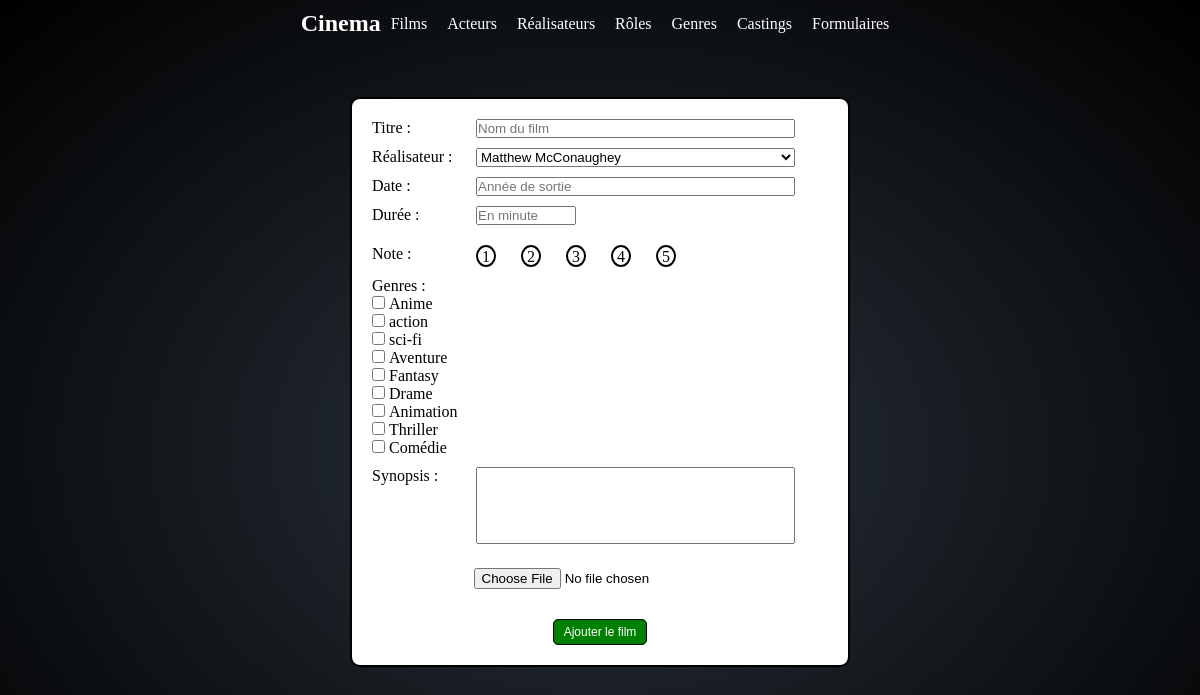
Before: /index.php?action=ajouterFilm with the older database file.
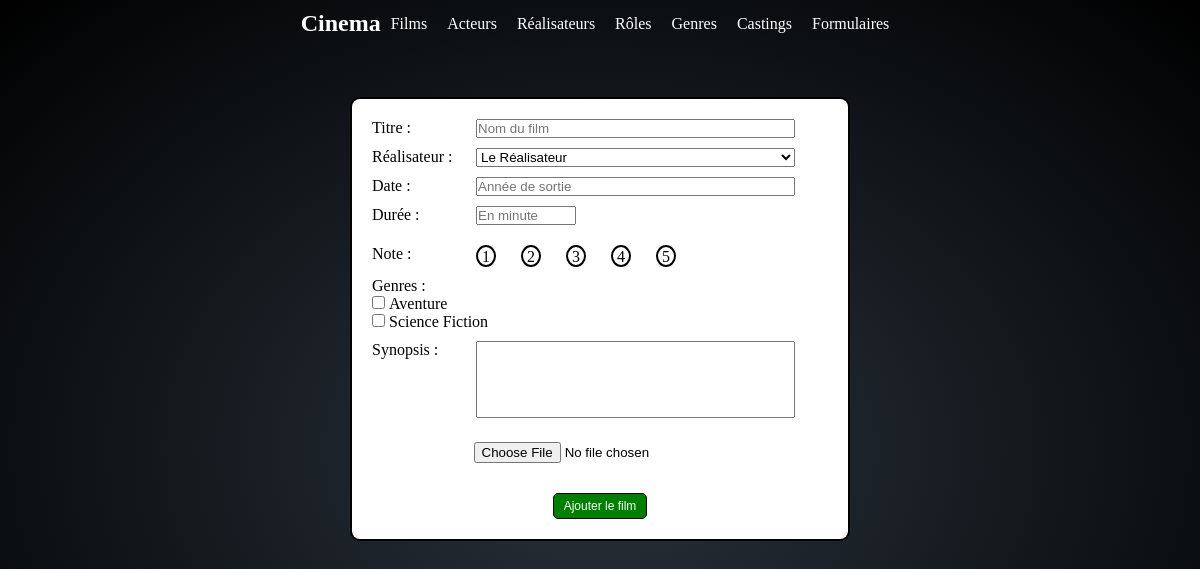
After: the same page with the newer database file.
### tables this page shows
CREATE TABLE IF NOT EXISTS `genre` (
  `id_genre` int NOT NULL AUTO_INCREMENT,
  `genre_name` varchar(50) DEFAULT NULL,
  `path_img_genre` longtext,
  PRIMARY KEY (`id_genre`)
);

### view/formulaires/ajouterFilm.php (the view, shortened to what this page needs)
<div class="container">
    <div class="content">
        <form action="index.php?action=ajouterFilm" method="post" enctype="multipart/form-data">
            <label for="titre_film">Titre :</label>
            <input type="text" name="titre_film" id="titre_film" placeholder="Nom du film" required>
            <label for="realisateur_id">Réalisateur :</label>
            <select name="realisateur_id" id="realisateur_id">
                <?php foreach ($realisateurs as $realisateur) : ?>
                    <option value="<?php echo $realisateur['id_realisateur']; ?>"><?php echo $realisateur['nom'] . ' ' . $realisateur['prenom']; ?></option>
                <?php endforeach; ?>
            </select>
            <label for="date_sortie">Date :</label>
            <input type="text" name="date_sortie" id="date_sortie" pattern="\year{4}" placeholder="Année de sortie" maxlength="4" required>
            <div class="input-group">
                <label for="duree">Durée :</label>
                <input type="text" name="duree" id="duree" maxlength="3"  placeholder="En minute" required>
            </div>
            <label for="note">Note :</label>
            <div class="note-input">
                <label for="note-1">1</label>
                <label for="note-2">2</label>
                <label for="note-3">3</label>
                <label for="note-4">4</label>
                <label for="note-5">5</label>
            </div>
            <label for="genre_id">Genres :</label>
            <?php foreach ($genres as $genre) : ?>
                <div>
                    <input type="checkbox" id="genre_<?php echo $genre['id_genre']; ?>" name="genre_id[]" value="<?php echo $genre['id_genre']; ?>">
                    <label for="genre_<?php echo $genre['id_genre']; ?>"><?php echo $genre['genre_name']; ?></label>
                </div>
            <?php endforeach; ?>
            <label for="synopsis">Synopsis :</label>
            <textarea name="synopsis" id="synopsis" rows="5" style="resize: none;"></textarea>
            <input type="file" name="image" id="image" accept="image/*" required>
            <input type="submit" name="submit" value="Ajouter le film" onclick="return notificationFilm()" class="submit-btn">
        </form>
    </div>
</div>
<?php
$cssLink = '<link rel="stylesheet" href="public/css/formulaires/formulaires.css">';
require "view/template.php";
?>

Changed rows visible on the page:
removed genre: genre_name "Anime"
removed genre: genre_name "action"
removed genre: genre_name "sci-fi"
removed genre: genre_name "Fantasy"
removed genre: genre_name "Drame"
removed genre: genre_name "Animation"
removed genre: genre_name "Thriller"
removed genre: genre_name "Comédie"
added genre: genre_name "Science Fiction"
Other visible differences:
form field realisateur_id: "Matthew McConaughey" → "Le Réalisateur"
